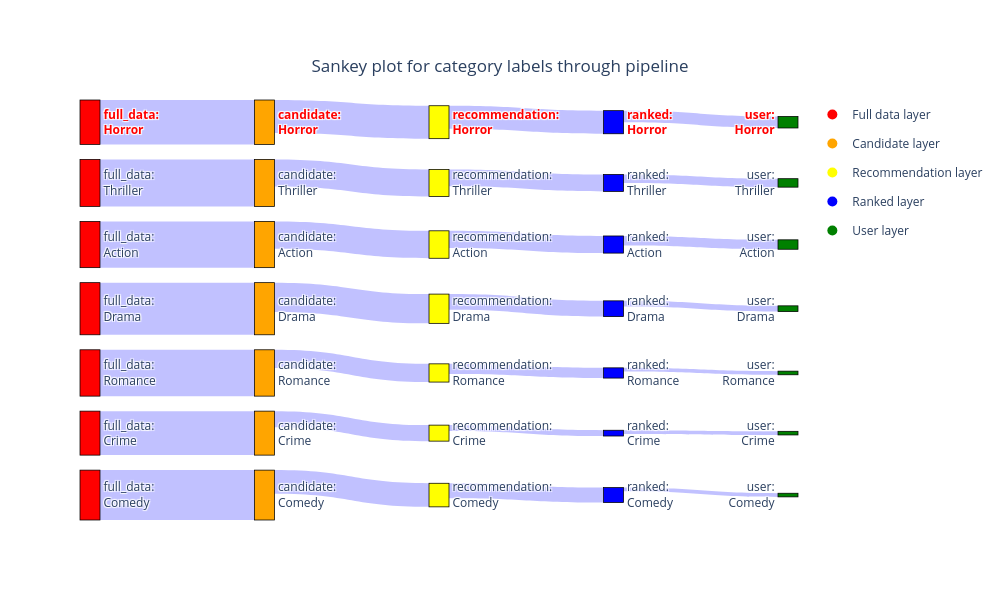

The cell this chart's notebook holds for it:
### Markdown cell above
Then again, we check the difference in the sankey plot when we add some bias to the query

### Code cell
# Single query pipeline test
add_bias_df,_ = recommendation_doc_id_pipeline(
    movie_metadata,
    vectorstore,
    reranker,
    test_query,
    embedding_model=embedding_model,
    add_biases = [("Horror, Animation and War",1.5)],
    toy_dataset=True,
    features = ['genres'],
    pos_rank_bias = "Horror, Animation and War",
    include_fulldata = True
)
add_bias_df = keep_n_labels(add_bias_df,'genres',True,10)

# Plot the sankey plot
sankey_plot(add_bias_df,'genres',"Sankey plot for category labels through pipeline",True,['Horror','Animation','War'])

### Figure 1 — Plotly figure (JSON) as saved in the notebook; plotly's stock layout.template omitted (floating-point values rounded to 4 significant figures)
{"data": [{"link": {"color": "rgba(100, 100, 255, 0.4)", "customdata": [4671, 524, 80, 8, 7619, 170, 24, 4, 6592, 184, 25, 5, 20244, 260, 19, 2, 6730, 31, 6, 1, 4304, 20, 2, 1, 13176, 88, 16, 1], "hovertemplate": "label count: %{customdata}<extra></extra>", "source": [6, 9, 14, 21, 5, 8, 15, 22, 3, 12, 19, 23, 2, 7, 16, 24, 1, 10, 20, 25, 4, 13, 18, 26, 0, 11, 17, 27], "target": [9, 14, 21, 28, 8, 15, 22, 29, 12, 19, 23, 30, 7, 16, 24, 31, 10, 20, 25, 32, 13, 18, 26, 33, 11, 17, 27, 34], "value": [8.449, 6.263, 4.394, 2.197, 8.939, 5.142, 3.219, 1.609, 8.794, 5.22, 3.258, 1.792, 9.916, 5.565, 2.996, 1.099, 8.814, 3.466, 1.946, 0.6931, 8.368, 3.045, 1.099, 0.6931, 9.486, 4.489, 2.833, 0.6931]}, "node": {"color": ["red", "red", "red", "red", "red", "red", "red", "orange", "orange", "orange", "orange", "orange", "orange", "orange", "yellow", "yellow", "yellow", "yellow", "yellow", "yellow", "yellow", "blue", "blue", "blue", "blue", "blue", "blue", "blue", "green", "green", "green", "green", "green", "green", "green"], "customdata": ["full_data", "full_data", "full_data", "full_data", "full_data", "full_data", "full_data", "candidate", "candidate", "candidate", "candidate", "candidate", "candidate", "candidate", "recommendation", "recommendation", "recommendation", "recommendation", "recommendation", "recommendation", "recommendation", "ranked", "ranked", "ranked", "ranked", "ranked", "ranked", "ranked", "user", "user", "user", "user", "user", "user", "user"], "hovertemplate": "Layer: %{customdata}<extra></extra>", "label": ["full_data:<br>Comedy", "full_data:<br>Romance", "full_data:<br>Drama", "full_data:<br>Action", "full_data:<br>Crime", "full_data:<br>Thriller", "<b><span style='color: red;'>full_data:<br>Horror</span></b>", "candidate:<br>Drama", "candidate:<br>Thriller", "<b><span style='color: red;'>candidate:<br>Horror</span></b>", "candidate:<br>Romance", "candidate:<br>Comedy", "candidate:<br>Action", "candidate:<br>Crime", "<b><span style='color: red;'>recommendation:<br>Horror</span></b>", "recommendation:<br>Thriller", "recommendation:<br>Drama", "recommendation:<br>Comedy", "recommendation:<br>Crime", "recommendation:<br>Action", "recommendation:<br>Romance", "<b><span style='color: red;'>ranked:<br>Horror</span></b>", "ranked:<br>Thriller", "ranked:<br>Action", "ranked:<br>Drama", "ranked:<br>Romance", "ranked:<br>Crime", "ranked:<br>Comedy", "<b><span style='color: red;'>user:<br>Horror</span></b>", "user:<br>Thriller", "user:<br>Action", "user:<br>Drama", "user:<br>Romance", "user:<br>Crime", "user:<br>Comedy"], "line": {"color": "black", "width": 0.75}, "pad": 15, "thickness": 20}, "type": "sankey"}, {"legendgroup": "Full data layer", "marker": {"color": "red", "size": 10}, "mode": "markers", "name": "Full data layer", "showlegend": true, "type": "scatter", "x": [null], "y": [null]}, {"legendgroup": "Candidate layer", "marker": {"color": "orange", "size": 10}, "mode": "markers", "name": "Candidate layer", "showlegend": true, "type": "scatter", "x": [null], "y": [null]}, {"legendgroup": "Recommendation layer", "marker": {"color": "yellow", "size": 10}, "mode": "markers", "name": "Recommendation layer", "showlegend": true, "type": "scatter", "x": [null], "y": [null]}, {"legendgroup": "Ranked layer", "marker": {"color": "blue", "size": 10}, "mode": "markers", "name": "Ranked layer", "showlegend": true, "type": "scatter", "x": [null], "y": [null]}, {"legendgroup": "User layer", "marker": {"color": "green", "size": 10}, "mode": "markers", "name": "User layer", "showlegend": true, "type": "scatter", "x": [null], "y": [null]}], "layout": {"height": 600, "plot_bgcolor": "rgba(0,0,0,0)", "title": {"text": "Sankey plot for category labels through pipeline", "x": 0.5, "xanchor": "center", "y": 0.9, "yanchor": "top"}, "width": 1000, "xaxis": {"showgrid": false, "showticklabels": false, "visible": false, "zeroline": false}, "yaxis": {"showgrid": false, "showticklabels": false, "visible": false, "zeroline": false}}}
